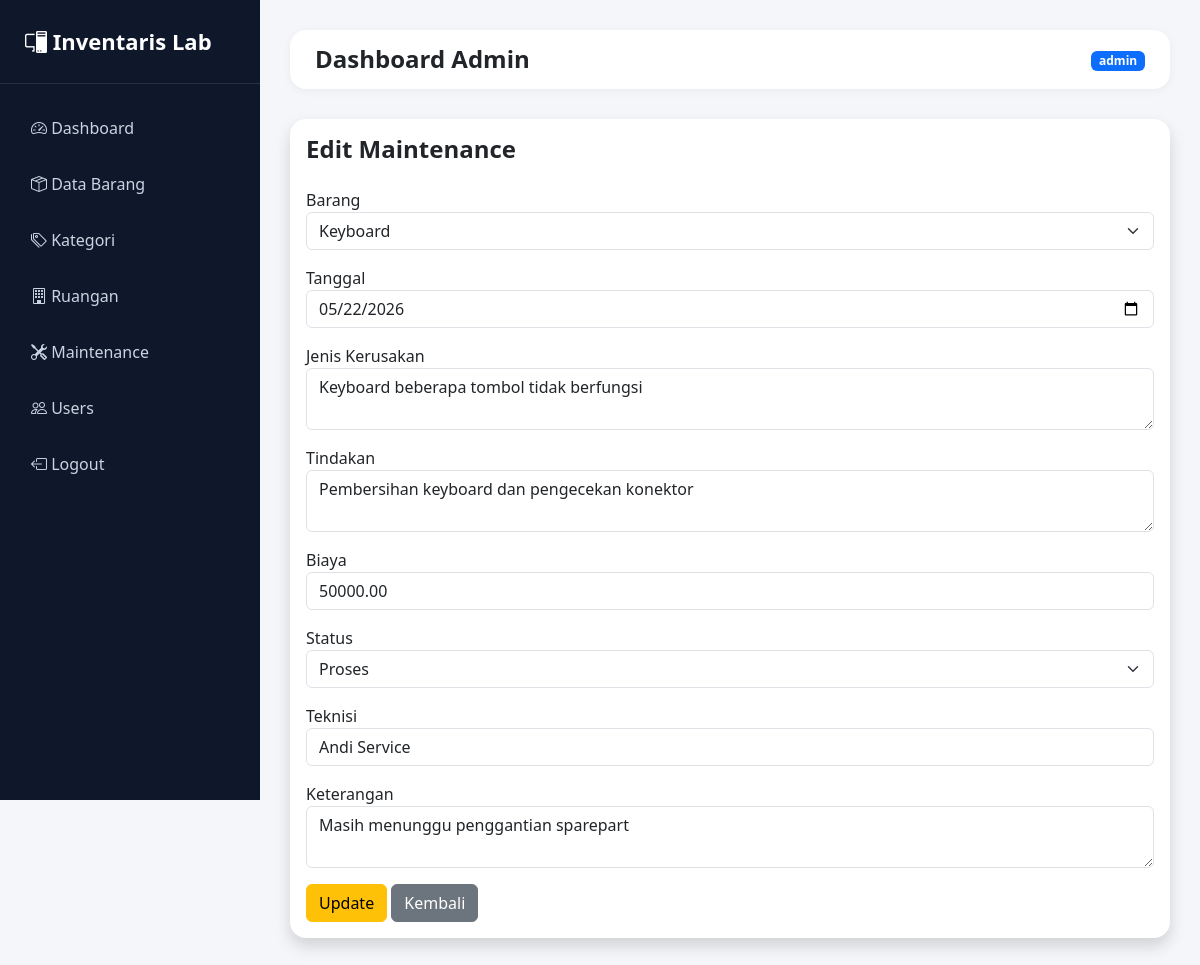
The page /maintenance/edit.php?id=2 (signed in) on the database its author committed.
### tables this page shows
CREATE TABLE `data_maintenance` (
  `id_maintenance` int(11) NOT NULL,
  `id_barang` varchar(5) NOT NULL,
  `tanggal_maintenance` date NOT NULL,
  `jenis_kerusakan` text DEFAULT NULL,
  `tindakan` text DEFAULT NULL,
  `biaya` decimal(10,2) DEFAULT NULL,
  `status` enum('proses','selesai') DEFAULT 'proses',
  `teknisi` varchar(100) DEFAULT NULL,
  `keterangan` text DEFAULT NULL
);

CREATE TABLE `data_barang` (
  `id_barang` varchar(5) NOT NULL,
  `id_kategori` varchar(5) NOT NULL,
  `id_ruangan` varchar(5) NOT NULL,
  `nama_barang` varchar(100) NOT NULL,
  `merk` varchar(50) NOT NULL,
  `jumlah` int(5) NOT NULL,
  `tahun_beli` int(4) NOT NULL,
  `kondisi` varchar(50) NOT NULL
);

### maintenance/edit.php (the view, shortened to what this page needs)
<?php
include '../config/koneksi.php';
$id = $_GET['id'];
$data = mysqli_query(
    $conn,
    "SELECT * FROM data_maintenance
    WHERE id_maintenance='$id'"
);
$row = mysqli_fetch_assoc($data);
$barang = mysqli_query(
    $conn,
    "SELECT * FROM data_barang"
);
?>
<?php include '../template/header.php'; ?>
<?php include '../template/sidebar.php'; ?>
<div class="content">
<?php include '../template/navbar.php'; ?>
<div class="card border-0 shadow rounded-4">
<div class="card-body">
<h4 class="fw-bold mb-4">
Edit Maintenance
</h4>
<form method="POST">
<div class="mb-3">
<label>Barang</label>
<select name="id_barang"
class="form-select">
<?php
while($b =
mysqli_fetch_assoc($barang)):
?>
<option
value="<?= $b['id_barang'] ?>"
<?= (
$row['id_barang']
==
$b['id_barang']
)
? 'selected'
: ''
?>
>
<?= $b['nama_barang'] ?>
</option>
<?php endwhile; ?>
</select>
</div>
<div class="mb-3">
<label>Tanggal</label>
<input type="date"
name="tanggal_maintenance"
class="form-control"
value="<?= $row['tanggal_maintenance'] ?>">
</div>
<div class="mb-3">
<label>Jenis Kerusakan</label>
<textarea
name="jenis_kerusakan"
class="form-control"><?= $row['jenis_kerusakan'] ?></textarea>
</div>
<div class="mb-3">
<label>Tindakan</label>
<textarea
name="tindakan"
class="form-control"><?= $row['tindakan'] ?></textarea>
</div>
<div class="mb-3">
<label>Biaya</label>
<input type="number"
name="biaya"
class="form-control"
value="<?= $row['biaya'] ?>">
</div>
<div class="mb-3">
<label>Status</label>
<select name="status"
class="form-select">
<option value="proses"
<?= $row['status']=='proses'
? 'selected' : '' ?>>
Proses
</option>
</select>
</div>
<div class="mb-3">
<label>Teknisi</label>
<input type="text"
name="teknisi"
class="form-control"
value="<?= $row['teknisi'] ?>">
</div>
<div class="mb-3">
<label>Keterangan</label>
<textarea
name="keterangan"
class="form-control"><?= $row['keterangan'] ?></textarea>
</div>
<button type="submit"
name="update"
class="btn btn-warning">
Update
</button>
<a href="index.php"
class="btn btn-secondary">
Kembali
</a>
</form>
</div>
</div>
</div>
<?php include '../template/footer.php'; ?>

### template/header.php (style rules this page uses)
body { background: #f4f6f9; }
.content { margin-left: 260px; padding: 30px; }

### rows shown on the page
data_maintenance: id_barang "Keyboard", tanggal_maintenance "05/22/2026", jenis_kerusakan "Keyboard beberapa tombol tidak berfungsi", tindakan "Pembersihan keyboard dan pengecekan konektor", biaya "50000.00", status "Proses", teknisi "Andi Service", keterangan "Masih menunggu penggantian sparepart"

### other values the page prints
$_SESSION['role'] "admin"
